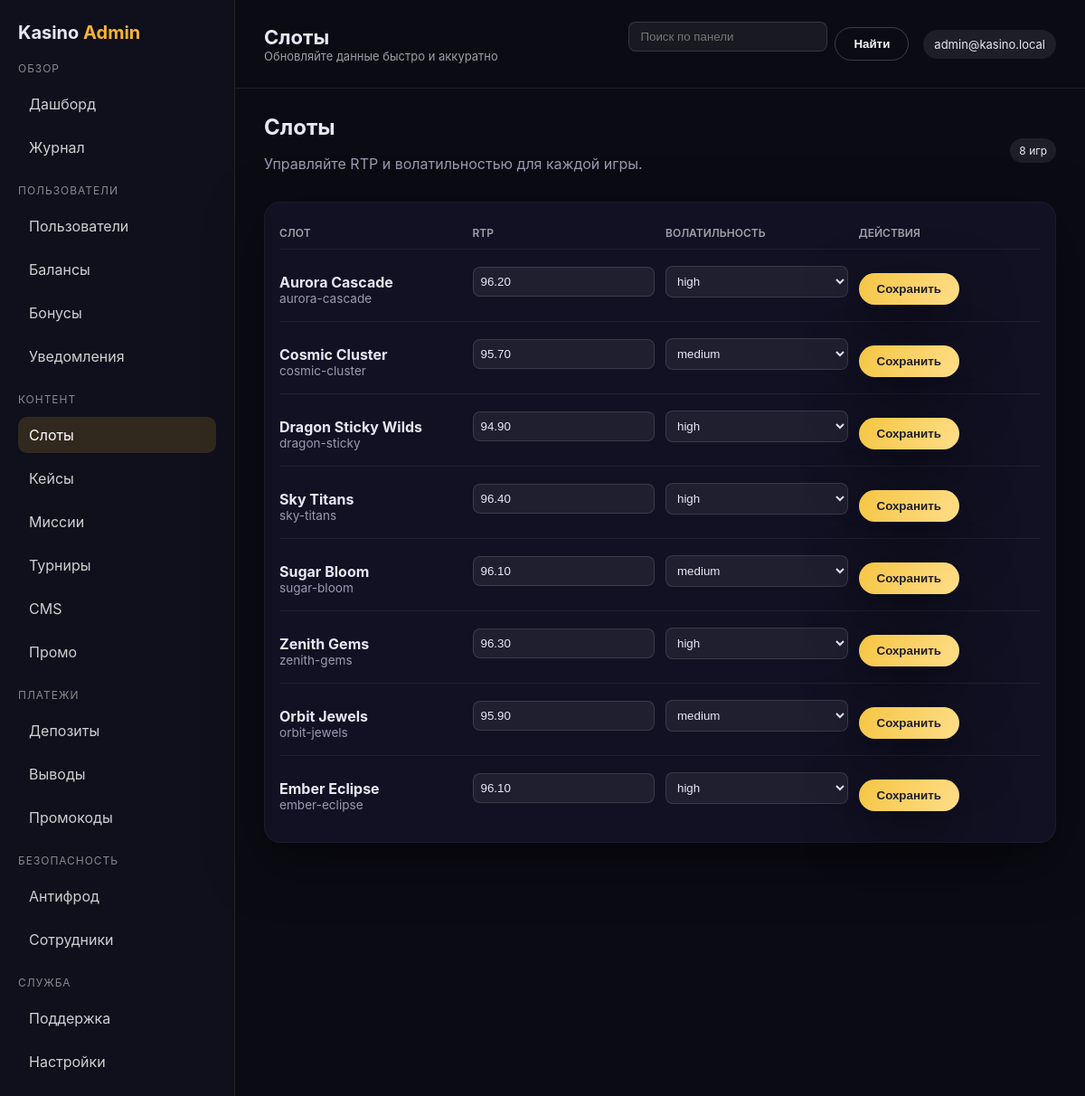
Screenshot of /admin/slots.php (signed in) with the database file from the repository.
### tables this page shows
CREATE TABLE staff_users (
    id INT AUTO_INCREMENT PRIMARY KEY,
    email VARCHAR(255) NOT NULL UNIQUE,
    password_hash VARCHAR(255) NOT NULL,
    role ENUM('admin','moderator','finance') NOT NULL,
    created_at TIMESTAMP DEFAULT CURRENT_TIMESTAMP
);

CREATE TABLE slots (
    id INT AUTO_INCREMENT PRIMARY KEY,
    slug VARCHAR(100) NOT NULL UNIQUE,
    name VARCHAR(100) NOT NULL,
    rtp DECIMAL(4,2) NOT NULL,
    volatility VARCHAR(20) NOT NULL,
    created_at TIMESTAMP DEFAULT CURRENT_TIMESTAMP
);

### helpers.php (called while the page is built, shortened)
<?php
function db(): PDO
{
    static $pdo;
    if ($pdo) {
        return $pdo;
    }
    $config = require __DIR__ . '/config.php';
    $dsn = sprintf(
        'mysql:host=%s;dbname=%s;charset=%s',
        $config['db']['host'],
        $config['db']['name'],
        $config['db']['charset']
    );
    $pdo = new PDO($dsn, $config['db']['user'], $config['db']['pass'], [
        PDO::ATTR_ERRMODE => PDO::ERRMODE_EXCEPTION,
        PDO::ATTR_DEFAULT_FETCH_MODE => PDO::FETCH_ASSOC,
        PDO::ATTR_EMULATE_PREPARES => false,
    ]);
    return $pdo;
}

### admin/auth.php (called while the page is built, shortened)
<?php
require __DIR__ . '/../helpers.php';
function staff_user(): ?array
{
    $stmt = db()->prepare('SELECT * FROM staff_users WHERE id = ?');
    $stmt->execute([$_SESSION['staff_id']]);
    return $stmt->fetch() ?: null;
}

### admin/slots.php (the view, shortened to what this page needs)
<?php
require __DIR__ . '/layout.php';
$slots = db()->query('SELECT slug, name, rtp, volatility FROM slots ORDER BY id')->fetchAll();
admin_header('Слоты');
?>
<section class="admin-section">
    <div class="admin-section-header">
        <div>
            <h2>Слоты</h2>
            <p class="muted">Управляйте RTP и волатильностью для каждой игры.</p>
        </div>
        <div class="admin-actions">
            <span class="admin-pill"><?php echo count($slots); ?> игр</span>
        </div>
    </div>
    <div class="admin-table card">
        <div class="admin-table-row admin-table-head">
            <div>Слот</div>
            <div>RTP</div>
            <div>Волатильность</div>
            <div>Действия</div>
        </div>
        <?php foreach ($slots as $slot): ?>
            <form class="admin-table-row" method="post">
                <div>
                    <strong><?php echo htmlspecialchars($slot['name'], ENT_QUOTES); ?></strong>
                    <div class="muted small"><?php echo $slot['slug']; ?></div>
                </div>
                <div>
                    <input type="number" name="rtp" step="0.1" value="<?php echo $slot['rtp']; ?>">
                </div>
                <div>
                    <select name="volatility">
                        <option value="medium" <?php echo $slot['volatility'] === 'medium' ? 'selected' : ''; ?>>medium</option>
                        <option value="high" <?php echo $slot['volatility'] === 'high' ? 'selected' : ''; ?>>high</option>
                    </select>
                </div>
                <div>
                    <button class="btn" type="submit">Сохранить</button>
                </div>
            </form>
        <?php endforeach; ?>
    </div>
</section>
<?php admin_footer(); ?>

### admin/layout.php (shortened to what this page needs)
<?php
require __DIR__ . '/auth.php';
function admin_nav_link(string $href, string $label): void
{
    $current = basename($_SERVER['PHP_SELF'] ?? '');
    $target = basename($href);
    $active = $current === $target ? ' is-active' : '';
    echo "<a class=\"admin-link{$active}\" href=\"{$href}\">{$label}</a>";
}
function admin_header(string $title): void
{
    $staff = staff_user();
    echo '<!doctype html><html lang="ru"><head><meta charset="utf-8"><meta name="viewport" content="width=device-width, initial-scale=1">';
    echo '<link rel="stylesheet" href="/assets/css/style.css">';
    echo "<title>{$title}</title></head><body class=\"admin-body\">";
    echo '<div class="admin-shell">';
    echo '<aside class="admin-sidebar">';
    echo '<div class="admin-brand">Kasino <span>Admin</span></div>';
    echo '<div class="admin-nav-group"><div class="admin-nav-title">Обзор</div>';
    admin_nav_link('/admin/dashboard.php', 'Дашборд');
    echo '</div>';
    echo '<div class="admin-nav-group"><div class="admin-nav-title">Пользователи</div>';
    echo '</div>';
    echo '<div class="admin-nav-group"><div class="admin-nav-title">Контент</div>';
    echo '</div>';
    echo '<div class="admin-nav-group"><div class="admin-nav-title">Платежи</div>';
    echo '</div>';
    echo '<div class="admin-nav-group"><div class="admin-nav-title">Безопасность</div>';
    echo '</div>';
    echo '<div class="admin-nav-group"><div class="admin-nav-title">Служба</div>';
    echo '</div>';
    echo '</aside>';
    echo '<div class="admin-main">';
    echo '<div class="admin-topbar">';
    echo '<div>';
    echo "<div class=\"admin-title\">{$title}</div>";
    echo '<div class="admin-subtitle">Обновляйте данные быстро и аккуратно</div>';
    echo '</div>';
    echo '<div class="admin-topbar-actions">';
    echo '<form class="admin-search" method="get" action="#">';
    echo '<input type="search" name="q" placeholder="Поиск по панели" aria-label="Поиск по панели">';
    echo '<button class="btn ghost" type="submit">Найти</button>';
    echo '</form>';
    if ($staff) {
        $email = htmlspecialchars($staff['email'], ENT_QUOTES);
        echo "<div class=\"admin-user\">{$email}</div>";
    }
    echo '</div>';
    echo '</div>';
    echo '<main class="admin-content">';
}
function admin_footer(): void
{
    echo '</main></div></div></body></html>';
}

### assets/css/style.css (style rules this page uses)
:root { --bg: #0b0b14; --panel: #121225; --panel-strong: #181834; --accent: #f5c542; --accent-soft: rgba(245, 197, 66, 0.2); --neon: #00f0ff; --neon-soft: rgba(0, 240, 255, 0.15); --text: #f5f5f7; --muted: #9a9ab0; --danger: #ff5f6d; --success: #3ef7b0; --shadow: 0 20px 60px rgba(0, 0, 0, 0.5); --glow: 0 0 30px rgba(0, 240, 255, 0.2); font-family: 'Inter', 'Segoe UI', system-ui, sans-serif; }
* { box-sizing: border-box; }
body { margin: 0; background: radial-gradient(circle at top, #1c1c3a, #07070f 55%) fixed; color: var(--text); }
a { color: inherit; text-decoration: none; }
.btn { padding: 10px 20px; border-radius: 999px; background: linear-gradient(120deg, var(--accent), #ffde8a); color: #1d1d2a; font-weight: 600; border: none; cursor: pointer; box-shadow: var(--shadow); transition: transform 0.2s ease, box-shadow 0.2s ease; }
.btn.ghost { background: transparent; border: 1px solid rgba(255, 255, 255, 0.2); color: var(--text); box-shadow: none; }
.card { background: rgba(18, 18, 37, 0.9); padding: 18px; border-radius: 18px; border: 1px solid rgba(255, 255, 255, 0.04); box-shadow: var(--shadow); transition: transform 0.2s ease, border-color 0.2s ease; }
.muted { color: var(--muted); }
input, textarea, select { width: 100%; padding: 12px 14px; border-radius: 12px; border: 1px solid rgba(255, 255, 255, 0.1); background: rgba(255, 255, 255, 0.04); color: var(--text); margin-bottom: 16px; outline: none; transition: border-color 0.2s ease, box-shadow 0.2s ease; }
.muted.small { font-size: 0.85rem; }
.admin-body { background: #0b0b14; color: #e7e7f5; }
.admin-shell { display: grid; grid-template-columns: 260px 1fr; min-height: 100vh; }
.admin-sidebar { background: #0f101b; border-right: 1px solid rgba(255, 255, 255, 0.08); padding: 24px 20px; display: flex; flex-direction: column; gap: 20px; }
.admin-brand { font-weight: 700; font-size: 20px; }
.admin-brand span { color: #f9b233; }
.admin-nav-group { display: grid; gap: 8px; }
.admin-nav-title { font-size: 12px; letter-spacing: 0.08em; text-transform: uppercase; color: rgba(255, 255, 255, 0.5); margin-bottom: 4px; }
.admin-link { color: rgba(255, 255, 255, 0.8); text-decoration: none; padding: 10px 12px; border-radius: 10px; display: block; transition: 0.2s ease; }
.admin-link:hover, .admin-link.is-active { background: rgba(249, 178, 51, 0.15); color: #fff; }
.admin-main { display: flex; flex-direction: column; min-width: 0; }
.admin-topbar { display: flex; justify-content: space-between; align-items: center; padding: 24px 32px; border-bottom: 1px solid rgba(255, 255, 255, 0.08); gap: 24px; flex-wrap: wrap; }
.admin-title { font-size: 22px; font-weight: 700; }
.admin-subtitle { color: rgba(255, 255, 255, 0.6); font-size: 13px; }
.admin-topbar-actions { display: flex; gap: 16px; align-items: center; flex-wrap: wrap; }
.admin-search { display: flex; gap: 8px; align-items: center; }
.admin-search input { background: rgba(255, 255, 255, 0.06); border: 1px solid rgba(255, 255, 255, 0.12); color: inherit; padding: 8px 12px; border-radius: 8px; min-width: 220px; }
.admin-user { padding: 8px 12px; border-radius: 999px; background: rgba(255, 255, 255, 0.08); font-size: 13px; }
.admin-content { padding: 28px 32px 48px; display: grid; gap: 28px; }
.admin-section { display: grid; gap: 16px; }
.admin-section-header { display: flex; justify-content: space-between; align-items: center; flex-wrap: wrap; gap: 16px; }
.admin-section-header h2, .admin-section-header h3 { margin: 0; }
.admin-actions { display: flex; gap: 12px; align-items: center; flex-wrap: wrap; }
.admin-table { display: grid; gap: 8px; padding: 16px; }
.admin-table-row { display: grid; grid-template-columns: repeat(auto-fit, minmax(140px, 1fr)); gap: 12px; align-items: center; padding: 10px 0; border-bottom: 1px solid rgba(255, 255, 255, 0.06); }
.admin-table-row:last-child { border-bottom: none; }
.admin-table-head { font-weight: 600; text-transform: uppercase; font-size: 12px; color: rgba(255, 255, 255, 0.6); }
.admin-inline-form select, .admin-table-row input, .admin-table-row select { background: rgba(255, 255, 255, 0.06); border: 1px solid rgba(255, 255, 255, 0.12); color: inherit; padding: 8px; border-radius: 8px; width: 100%; }
.admin-pill { display: inline-flex; align-items: center; gap: 6px; padding: 6px 10px; border-radius: 999px; background: rgba(255, 255, 255, 0.08); font-size: 12px; }

### rows the page displays
staff_users: email "admin@kasino.local"
slots: name "Aurora Cascade", slug "aurora-cascade", rtp "96.20", volatility "high"
slots: name "Cosmic Cluster", slug "cosmic-cluster", rtp "95.70", volatility "medium"
slots: name "Dragon Sticky Wilds", slug "dragon-sticky", rtp "94.90", volatility "high"
slots: name "Sky Titans", slug "sky-titans", rtp "96.40", volatility "high"
slots: name "Sugar Bloom", slug "sugar-bloom", rtp "96.10", volatility "medium"
slots: name "Zenith Gems", slug "zenith-gems", rtp "96.30", volatility "high"
slots: name "Orbit Jewels", slug "orbit-jewels", rtp "95.90", volatility "medium"
slots: name "Ember Eclipse", slug "ember-eclipse", rtp "96.10", volatility "high"

### other values shown
$label "Дашборд Журнал Пользователи Балансы Бонусы Уведомления Слоты Кейсы Миссии Турниры CMS Промо Депозиты Выводы Промокоды Антифрод Сотрудники Поддержка Настройки"
$title "Слоты"
count($slots) "8"
